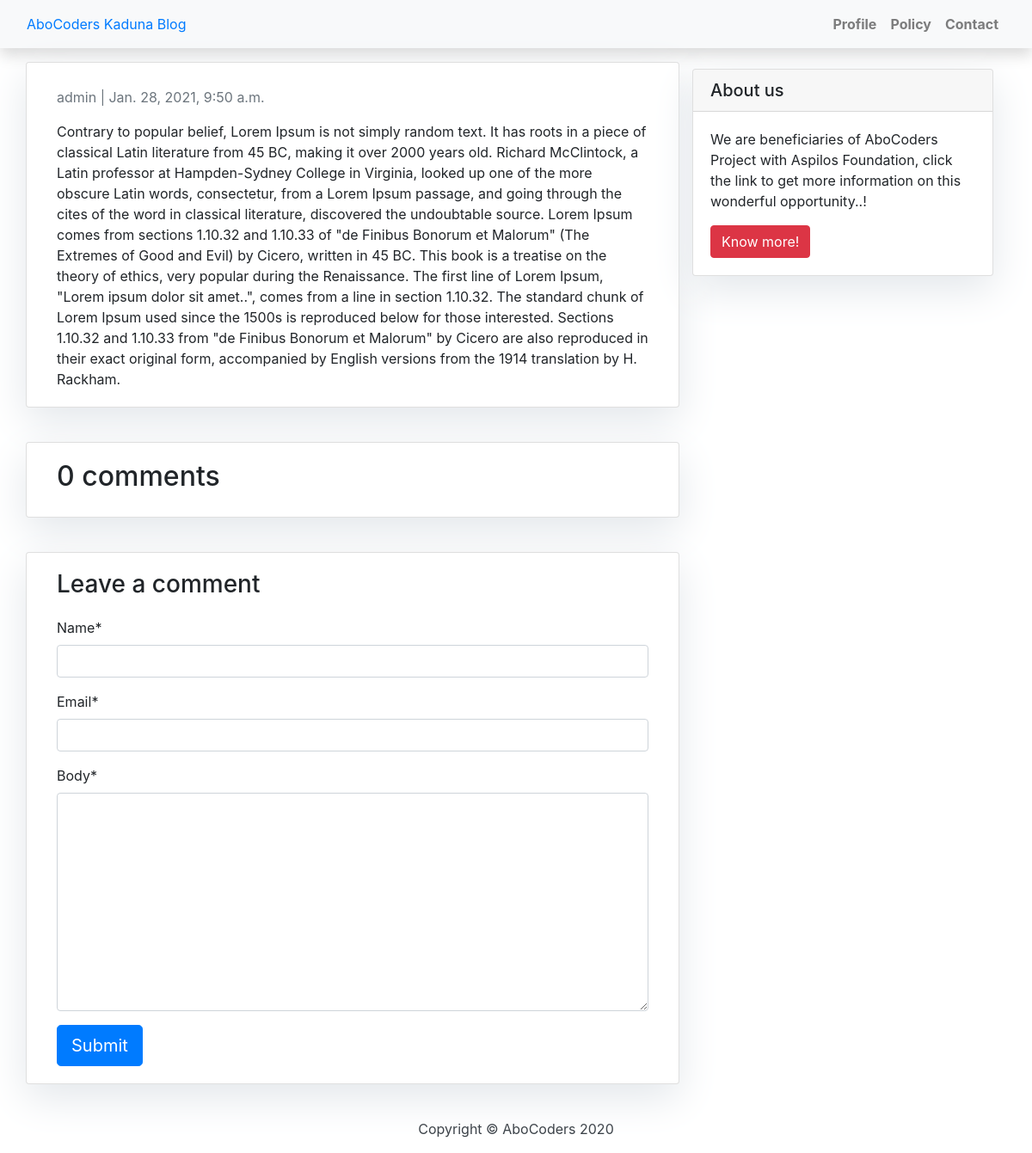
/where-does-it-come/, run on the app's committed database.
### blog/models.py (models this page shows, shortened)
class Post(models.Model):
    title = models.CharField(max_length=200, unique=True)
    slug = models.SlugField(max_length=200, unique=True)
    author = models.ForeignKey(User, on_delete=models.CASCADE, related_name='blog_posts')
    updated_on = models.DateTimeField(auto_now=True)
    content = models.TextField()
    created_on = models.DateTimeField(auto_now_add=True)
    status = models.IntegerField(choices=STATUS, default=0)
    class Meta:
        ordering = ['-created_on']

### blog/views.py (the view)
# urls.py: path('<slug:slug>/', views.post_detail, name='post_detail'),
def post_detail(request, slug):
    template_name = 'post_detail.html'
    post = get_object_or_404(Post, slug=slug)
    comments = post.comments.filter(active=True)
    new_comment = None
    if request.method == 'POST':
        comment_form = CommentForm(data=request.POST)
        if comment_form.is_valid():
            new_comment = comment_form.save(commit=False)
            new_comment.post = post
            new_comment.post = post
            new_comment.save()
    else:
        comment_form = CommentForm()
    return render(request, template_name, {'post': post,
                                           'comments': comments,
                                           'new_comment': new_comment,
                                           'comment_form': comment_form})

### blog/forms.py
class CommentForm(forms.ModelForm):
    class Meta:
        model = Comment
        fields = ('name', 'email', 'body')

### templates/post_detail.html (shortened to what this page needs)
{% extends "base.html" %}
{% block content %}
{% load crispy_forms_tags %}
    <div class="container">
        <div class="row">
            <div class="col-md-8 card mb-4 mt-3 left top">
                <div class="card-body">
                    <p class="text-muted">{{ post.author }} | {{ post.created_on }}</p>
                    <p class="card-text">{{ post.content |safe}}</p>
                </div>
            </div>
            {% block sidebar%}
                {% include 'sidebar.html' %}
            {% endblock sidebar%}
            <div class="col-md-8 card mb-4 mt-3">
                <div class="card-body">
                    <h2>{{ comments.count }} comments</h2>
                </div>
            </div>
            <div class="col-md-8 card mb-4 mt-3">
                <div class="card-body">
                    {% if new_comment %}
                    <div class="alert alert-success" role="alert">
                        Your comment is awaiting moderation
                    </div>
                    {% else %}
                    <h3>Leave a comment</h3>
                    <form method="post" style="margin-top: 1.3em;">
                        {{ comment_form | crispy }}
                        <button type="submit" class="btn btn-primary btn-lg">Submit</button>
                    </form>
                    {% endif %}
                </div>
            </div>
        </div>
    </div>
{% endblock content %}

### static/css/base.css (style rules this page uses)
body { font-family: "Roboto", sans-serif; font-size: 17px; background-color: #fdfdfd; }

### templates/sidebar.html (style rules this page uses)
.card { box-shadow: 0 16px 48px #E3E7Eb; }

### data on the page
Post: author "admin", created_on "Jan. 28, 2021, 9:50 a.m.", content "Contrary to popular belief, Lorem Ipsum is not simply random text. It has roots in a piece of classical Latin literature from 45 BC, making it over 2000 years old. Richard McClintock, a Latin professor at Hampden-Sydney College in Virginia, looked up one of the more obscure Latin words, consectetur, from a Lorem Ipsum passage, and going through the cites of the word in classical literature, discovered the undoubtable source. Lorem Ipsum comes from sections 1.10.32 and 1.10.33 of \"de Finibus Bonorum et Malorum\" (The Extremes of Good and Evil) by Cicero, written in 45 BC. This book is a treatise on the theory of ethics, very popular during the Renaissance. The first line of Lorem Ipsum,…"

### other printed values
{{ comments.count }} "0"
